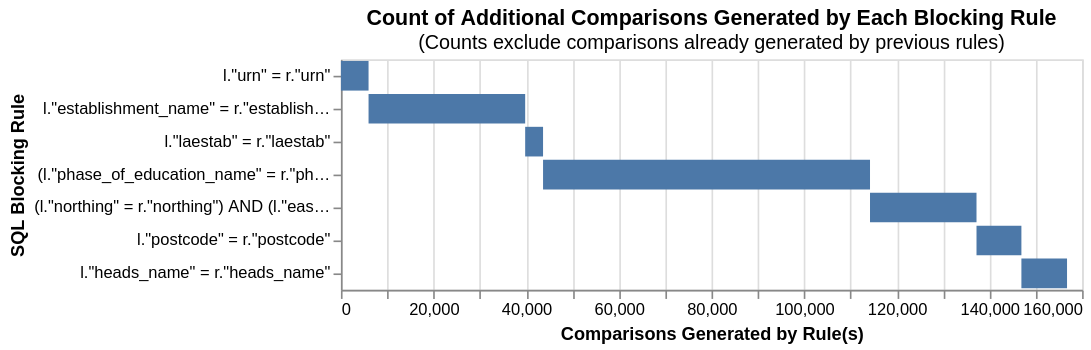

The code cell stored with this chart in its notebook:
### Code cell
blocking_rules_dedupe = [
  block_on("urn"),
  block_on("establishment_name"),
  block_on("laestab"),
#   block_on("ukprn"),
  block_on("phase_of_education_name", "trusts_name"),
   block_on("northing", "easting"),
   block_on("postcode"),
   block_on("heads_name"),
]

cumulative_comparisons_to_be_scored_from_blocking_rules_chart(
  table_or_tables=gias,
  blocking_rules=blocking_rules_dedupe,
  db_api=db_api,
  link_type="dedupe_only",
)

### Figure 1 — Vega-Lite specification as saved in the notebook (floating-point values rounded to 4 significant figures)
{"config": {"view": {"continuousWidth": 300, "continuousHeight": 300}}, "data": {"name": "data-3e69adf1ca87504155d51e628538bd9c"}, "mark": "bar", "encoding": {"order": {"field": "cumulative_rows"}, "tooltip": [{"field": "blocking_rule", "title": "SQL Condition", "type": "nominal"}, {"field": "row_count", "format": ",", "title": "Comparisons Generated", "type": "quantitative"}, {"field": "cumulative_rows", "format": ",", "title": "Cumulative Comparisons", "type": "quantitative"}, {"field": "cartesian", "format": ",", "title": "Total comparisons in Cartesian product", "type": "quantitative"}], "x": {"field": "start", "title": "Comparisons Generated by Rule(s)", "type": "quantitative"}, "x2": {"field": "cumulative_rows"}, "y": {"field": "blocking_rule", "sort": ["-x2"], "title": "SQL Blocking Rule"}}, "height": {"step": 20}, "title": {"text": "Count of Additional Comparisons Generated by Each Blocking Rule", "subtitle": "(Counts exclude comparisons already generated by previous rules)"}, "width": 450, "$schema": "https://vega.github.io/schema/vega-lite/v5.9.3.json", "datasets": {"data-3e69adf1ca87504155d51e628538bd9c": [{"blocking_rule": "l.\"urn\" = r.\"urn\"", "row_count": 5964, "cumulative_rows": 5964, "cartesian": 1577618706, "match_key": "0", "start": 0}, {"blocking_rule": "l.\"establishment_name\" = r.\"establishment_name\"", "row_count": 33811, "cumulative_rows": 39775, "cartesian": 1577618706, "match_key": "1", "start": 5964}, {"blocking_rule": "l.\"laestab\" = r.\"laestab\"", "row_count": 3860, "cumulative_rows": 43635, "cartesian": 1577618706, "match_key": "2", "start": 39775}, {"blocking_rule": "(l.\"phase_of_education_name\" = r.\"phase_of_education_name\") AND (l.\"trusts_name\" = r.\"trusts_name\")", "row_count": 70583, "cumulative_rows": 114218, "cartesian": 1577618706, "match_key": "3", "start": 43635}, {"blocking_rule": "(l.\"northing\" = r.\"northing\") AND (l.\"easting\" = r.\"easting\")", "row_count": 22991, "cumulative_rows": 137209, "cartesian": 1577618706, "match_key": "4", "start": 114218}, {"blocking_rule": "l.\"postcode\" = r.\"postcode\"", "row_count": 9692, "cumulative_rows": 146901, "cartesian": 1577618706, "match_key": "5", "start": 137209}, {"blocking_rule": "l.\"heads_name\" = r.\"heads_name\"", "row_count": 9851, "cumulative_rows": 156752, "cartesian": 1577618706, "match_key": "6", "start": 146901}]}}
